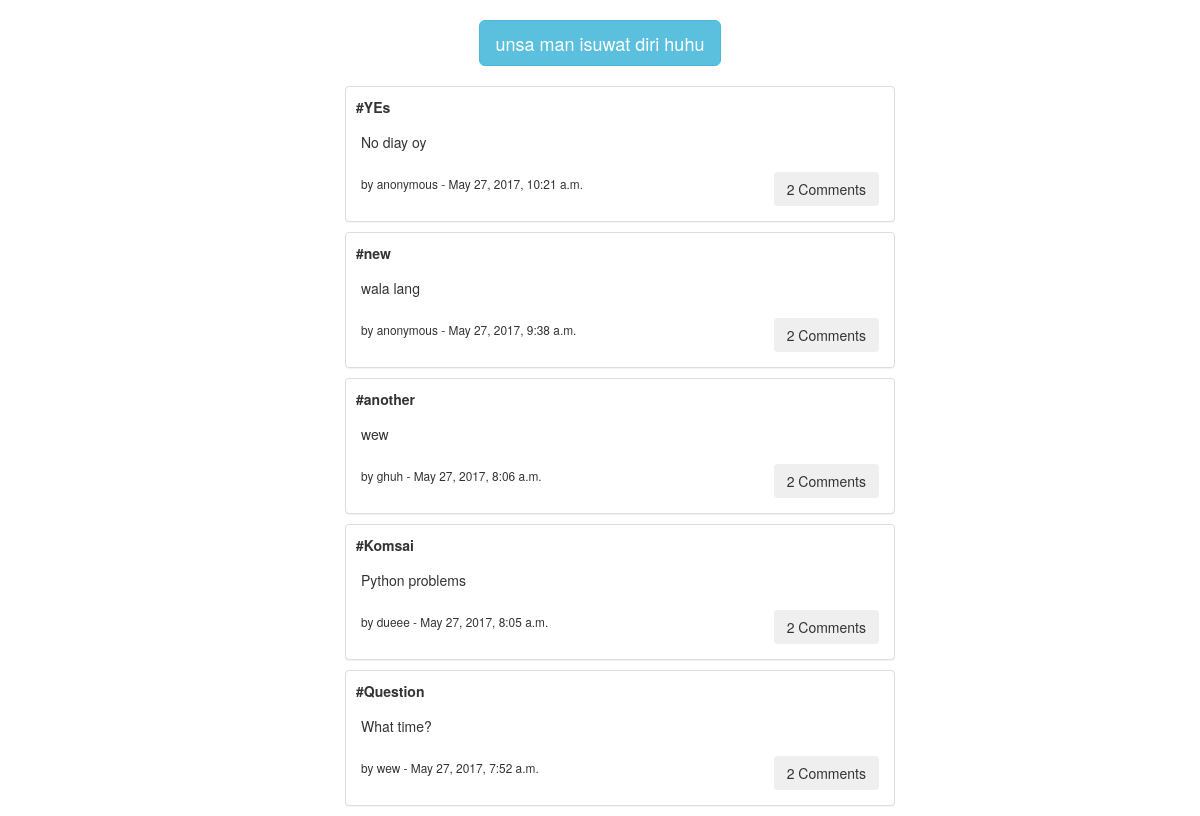
Before: / with the older database file.
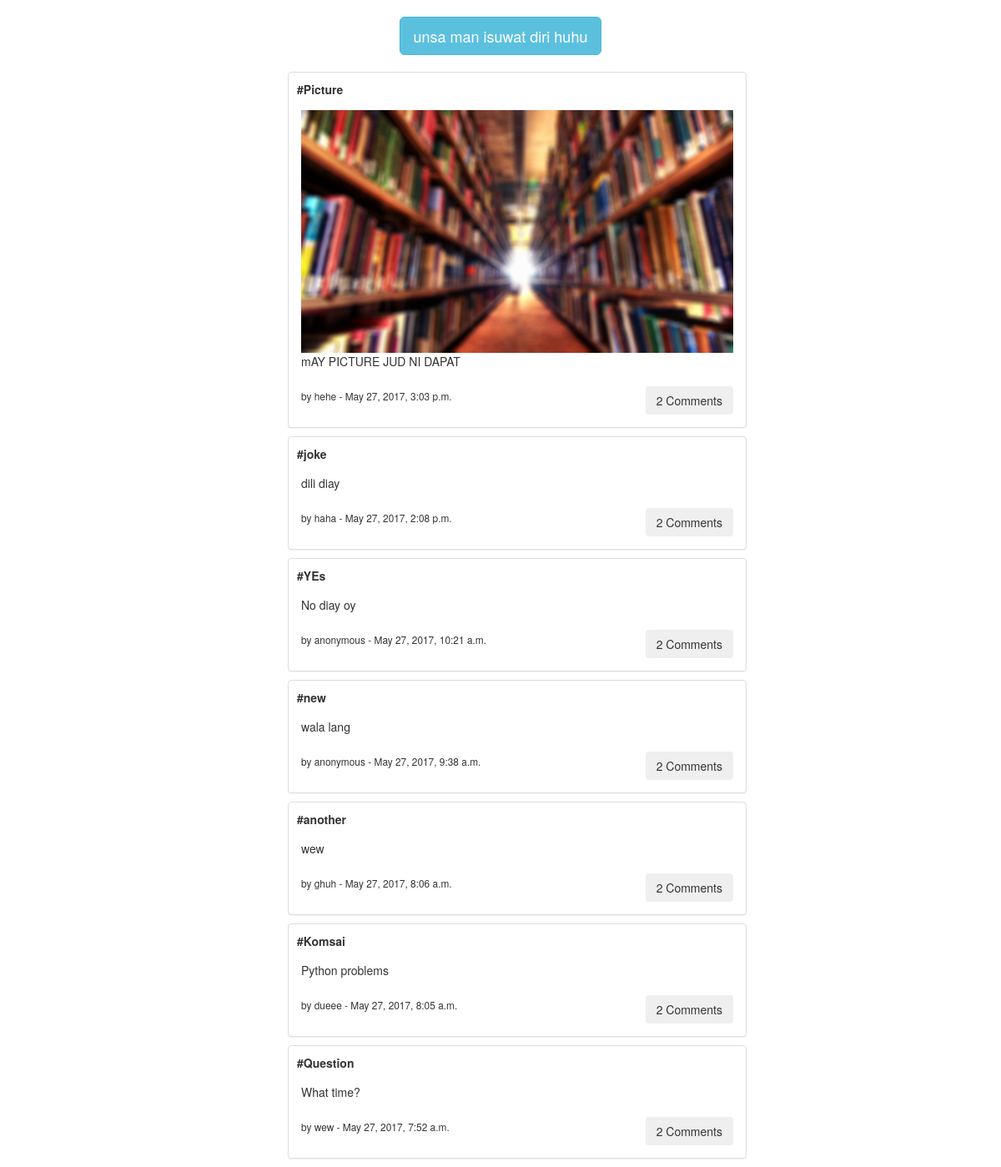
After: the same page with the newer database file.
### forum/models.py (models this page shows, shortened)
class Forum(models.Model):
	user = models.CharField(max_length=25, default="anonymous")
	title = models.CharField(max_length=30)
	content = models.CharField(max_length=250)
	image = models.ImageField(upload_to = './storage/', null=True)
	date = models.DateTimeField(auto_now_add=True)
	approved = models.BooleanField(default=False)

### forum/views.py (the view)
# urls.py: url(r'^$', views.homepage),
def homepage(request):
	forum = Forum.objects.filter(approved=True).order_by('-date')
	comment = Comment.objects.all().order_by('-date')
	return render(request, 'home.html', {'forum': forum, 'comment': comment})

### forum/templates/home.html (shortened to what this page needs)
{% load static %}
<!DOCTYPE html>
<html>
<head>
	<link rel="stylesheet" href="https://maxcdn.bootstrapcdn.com/bootstrap/3.3.7/css/bootstrap.min.css">
	<link rel="stylesheet" type="text/css" href="{% static 'style.css' %}">
</head>
<body>
<div class="container">
	<div style="text-align: center;">
	<button type="button" class="btn btn-info btn-lg" data-toggle="modal" data-target="#myModal" style="margin: 20px;">unsa man isuwat diri huhu</button>
	</div>
	<ul>
		{% for forum in forum %}
		<li style="list-style-type:none;" style="text-align: center;">
			<div class="panel panel-default" style="margin: 0 auto; display: block; width: 50%; margin-bottom: 10px">
			<div class="title" style="margin-top: 10px">
				<span style="margin: 10px"><b>#{{forum.title}}</b></span>
			</div>
			  <div class="panel-body">
				  	{% if forum.image %}
				  		<img src="{{forum.image.url}}" alt="" class="img-responsive center-block" />
				  	{% endif %}
			    {{forum.content}}
			    <br><br>
			    <small style="vertical-align: bottom;">
			    by {{forum.user}} - {{forum.date}}
			    </small>
			    <button class="btn" data-toggle="collapse" href="#collapse{{forum.id}}" style="float: right;">{{comment|length}} Comments</button>
			  </div>
			</div>
		</li>
		{% endfor %}
	</ul>
	</div>
</body>
</html>

Changed rows visible on the page:
added Forum: title "Picture", image (picture), content "mAY PICTURE JUD NI DAPAT", user "hehe", date "May 27, 2017, 3:03 p.m.", comment "2"
now on this page (row edited): Forum: title "joke", content "dili diay", user "haha", date "May 27, 2017, 2:08 p.m.", comment "2"
